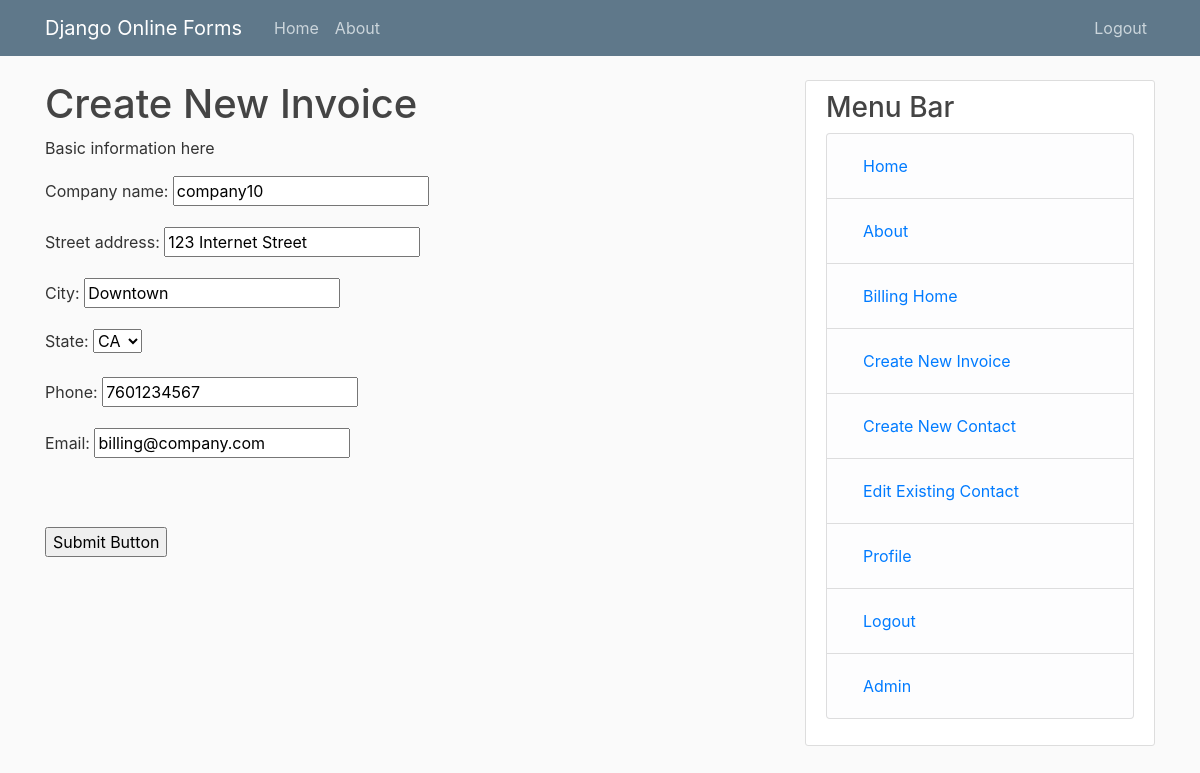
The app's page /billing/5/editbillheader/ (signed in) with its own data.
### billing/models.py (models this page shows)
class BillHeader(models.Model):
    user = models.ForeignKey(User, on_delete = models.CASCADE, related_name = "user")
    date_created = models.DateTimeField(auto_now_add = True)
    date_submitted = models.DateTimeField(auto_now_add = False, null=True) # update when submitted
    submitted = models.BooleanField(default=False) # update when submitted
    company_name = models.CharField(max_length = 100)
    street_address = models.CharField(max_length = 100, default = "123 Internet Street")
    city = models.CharField(max_length = 100, default = "Downtown")
    state = models.CharField(max_length = 2, default = "CA", choices = STATE_CHOICES)
    phone = models.CharField(max_length = 10, default = "7601234567")
    email = models.EmailField(max_length = 100, default = "billing@company.com")

### billing/views.py (the view, shortened to what this page needs)
# urls.py: path('<int:pk>/editbillheader/', views.UpdateBillHeader.as_view(), name = 'editbillheader'),
@method_decorator(login_required, name='dispatch')
class UpdateBillHeader(UpdateView):
    model = BillHeader
    template_name = 'billing/createinvoice.html'
    fields = ['company_name', 'street_address', 'city', 'state', 'phone', 'email']
    success_url = '/'
    def get_context_data(self, **kwargs):
        context = super().get_context_data(**kwargs)
        context['now'] = timezone.now()
        context['title'] = 'Billing Update View'
        return context

### billing/templates/billing/createinvoice.html (shortened to what this page needs)
{% extends "mainapp/base.html" %}
{% block content %}
<h1>Create New Invoice</h1>
<p>Basic information here</p>
<form action="." method="post">
    <table>
        {{ form.as_p }}
    </table>
    <br><br>
    <input type="submit" value="Submit Button">
</form>
{% endblock content %}

### mainapp/static/mainapp/main.css (style rules this page uses)
body { background: #fafafa; color: #333333; margin-top: 5rem; }
h1, h2, h3, h4, h5, h6 { color: #444444; }

### records on screen
BillHeader: company_name "company10", street_address "123 Internet Street", city "Downtown", state "CA", phone "7601234567", email "billing@company.com"
